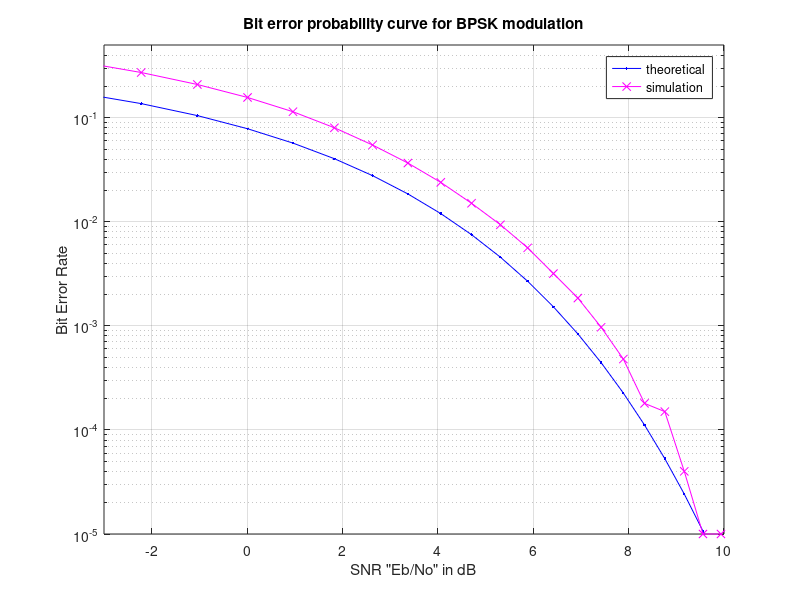

MATLAB code for this plot:
clear;

% experiment variables
N = 10^5; % number of symbols
heta = 2; % path loss exponent

% Transmitter

% encode symbols (sequential)
symbols = randi([0 3],[1,N]); % random bits to transmit
bits = de2bi(symbols);
bits = bits.'; % transpose to match theory

%change to gray code
for i =1:length(bits)
    if((bits(1,i) == 1) && (bits(2,i) == 0))
        bits(2,i) = 1;
    end
end

% 4-PSK modulation 00 -> -1; 01 -> j1; 10 -> -j1; 11 -> 1
s = 2*bits(1,:)-1 + 1i*(2*bits(2,:)-1);

% s = s.'
% amplitude (power) in mW
% we will increase this over the given range 
% to see the effects on bit error rate
a_min = 10^(-3);
a_max = 10^1;
A = [a_min:0.1:a_max];
Eb = 10*log(A);

% Noise
N0 = 1;
var = N0/sqrt(2);
% gaussian noise vector (same size as number of bits transmitted) in watts
n = normrnd(0,var,[1,N]) + 1i*normrnd(0,var,[1,N]); % 1i = j (matlab prompted this)
SNR = Eb./N0; % range of SNR values to iterate over

num_trials = length(SNR);
nErr = zeros(1,num_trials);
bitsHat = zeros(2,N);

for i = 1:num_trials
   % Noise addition
   r = s + 10^(-SNR(i)/(heta*10))*n; % AWG in mW

   % receiver - hard decision decoding
   bitsHat(1,:) = real(r)>0;
   bitsHat(2,:) = imag(r)>0;

   % counting the errors
   nErr(i) = size(find(bits - bitsHat),1);
end

simBer = nErr/N; % simulated ber
theoryBer = 0.5*erfc(sqrt(10.^(SNR/10))); % theoretical ber

% plot
close all
figure
semilogy(SNR,theoryBer,'b.-');
hold on
semilogy(SNR,simBer,'mx-');
% hold on
axis([-3 10 10^-5 0.5])
grid on
legend('theoretical', 'simulation');
xlabel('SNR "Eb/No" in dB');
ylabel('Bit Error Rate');
title('Bit error probability curve for BPSK modulation');